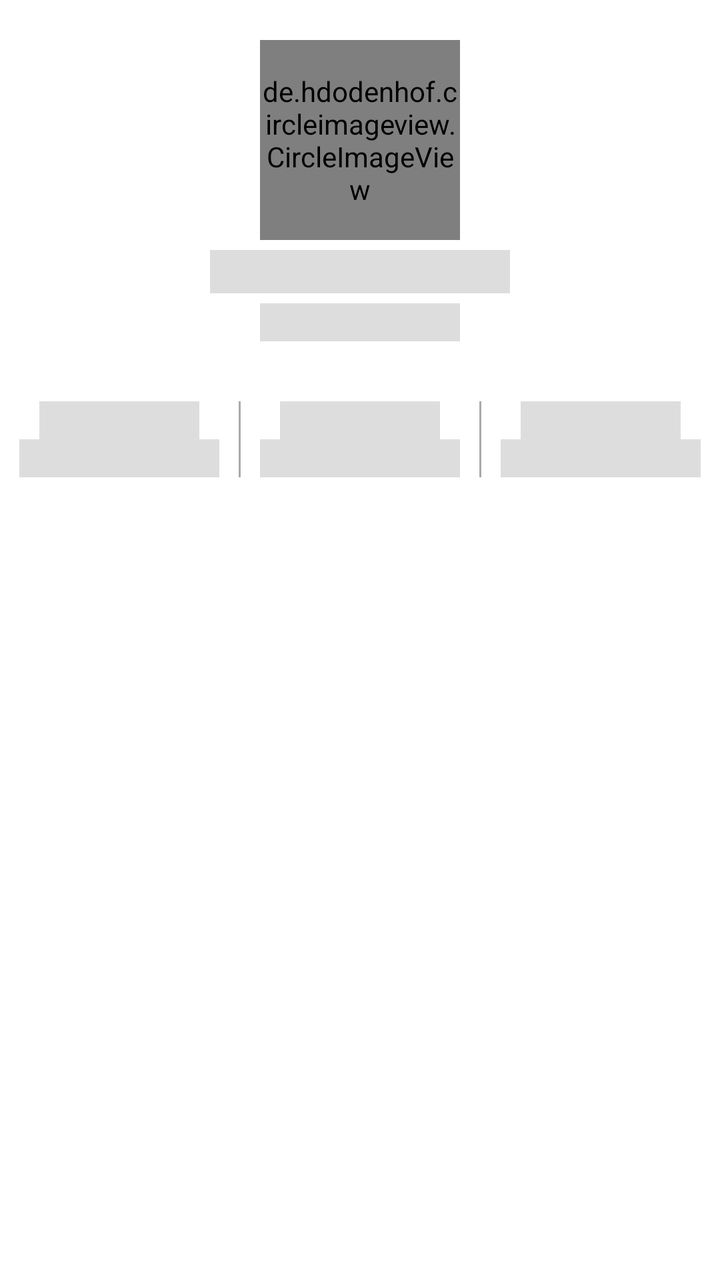
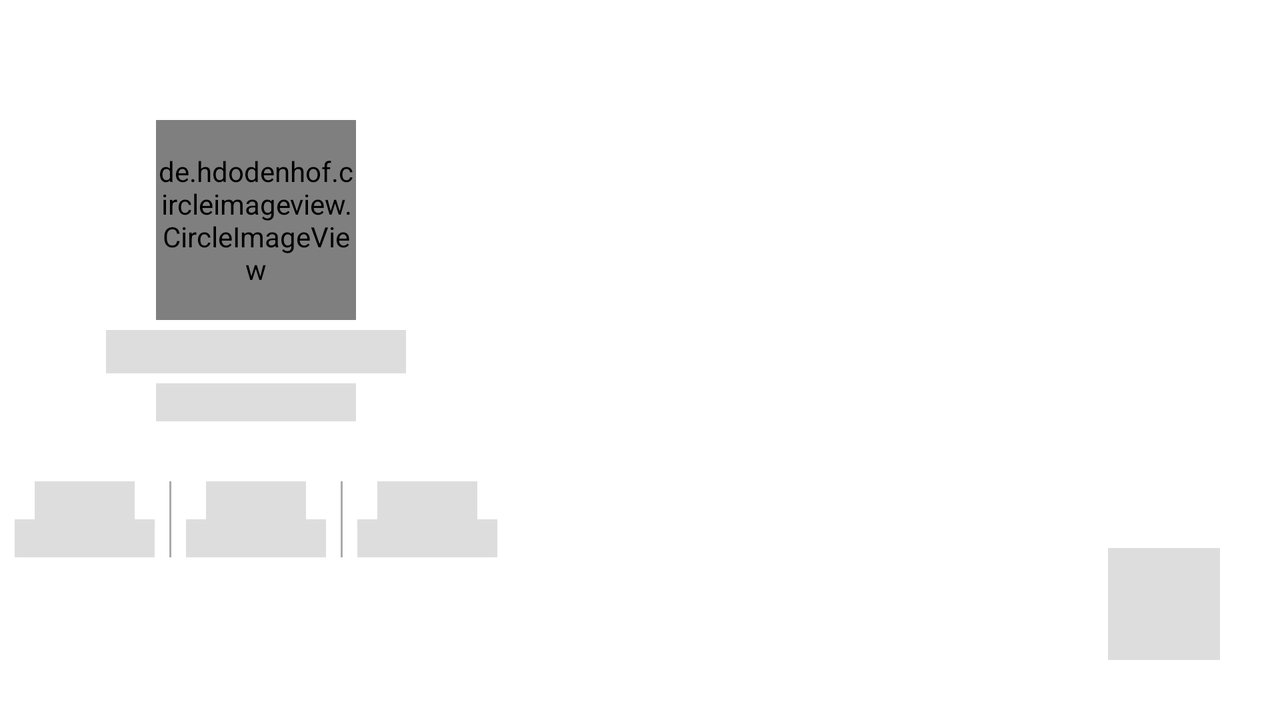

Compare how this app lays out the same screen by default and in its alternative resource folder. The renders come first, then the two layout files and the values they reference.
<!-- AndroidManifest.xml: application theme Theme.MyProperGitap -->
<!-- res/layout/activity_detail_user_shimmer_placeholder.xml -->
<?xml version="1.0" encoding="utf-8"?>
<LinearLayout xmlns:android="http://schemas.android.com/apk/res/android"
    xmlns:app="http://schemas.android.com/apk/res-auto"
    xmlns:tools="http://schemas.android.com/tools"
    android:layout_width="match_parent"
    android:layout_height="match_parent"
    android:orientation="vertical"
    tools:context=".ui.detailuser.DetailUserActivity">

    <de.hdodenhof.circleimageview.CircleImageView
        android:id="@+id/detail_image"
        android:layout_width="100dp"
        android:layout_height="100dp"
        android:layout_gravity="center"
        android:layout_marginTop="20dp"
        android:background="@color/shimmer_color"
        app:layout_constraintEnd_toEndOf="parent"
        app:layout_constraintStart_toStartOf="parent"
        app:layout_constraintTop_toTopOf="parent" />

    <TextView
        android:id="@+id/detail_name"
        android:layout_width="150dp"
        android:layout_height="wrap_content"
        android:layout_gravity="center"
        android:layout_marginTop="5dp"
        android:background="@color/shimmer_color"
        android:textSize="16sp"
        app:layout_constraintEnd_toEndOf="@id/detail_image"
        app:layout_constraintStart_toStartOf="@id/detail_image"
        app:layout_constraintTop_toBottomOf="@id/detail_image" />

    <TextView
        android:id="@+id/detail_username"
        android:layout_width="100dp"
        android:layout_height="wrap_content"
        android:layout_gravity="center"
        android:layout_marginTop="5dp"
        android:background="@color/shimmer_color"
        android:textSize="14sp"
        app:layout_constraintEnd_toEndOf="parent"
        app:layout_constraintStart_toStartOf="parent"
        app:layout_constraintTop_toBottomOf="@id/detail_name" />

    <LinearLayout
        android:id="@+id/ll_data_fol"
        android:layout_width="match_parent"
        android:layout_height="wrap_content"
        android:layout_marginTop="30dp"
        android:orientation="horizontal"
        app:layout_constraintEnd_toEndOf="parent"
        app:layout_constraintStart_toStartOf="parent"
        app:layout_constraintTop_toBottomOf="@id/detail_username">

        <LinearLayout
            android:layout_width="wrap_content"
            android:layout_height="wrap_content"
            android:layout_weight="1"
            android:orientation="vertical">

            <TextView
                android:id="@+id/detail_followers_size"
                android:layout_width="80dp"
                android:layout_height="wrap_content"
                android:layout_gravity="center"
                android:background="@color/shimmer_color"
                android:textSize="14sp" />

            <TextView
                android:layout_width="100dp"
                android:layout_height="wrap_content"
                android:layout_gravity="center"
                android:background="@color/shimmer_color" />

        </LinearLayout>

        <View
            android:layout_width="1dp"
            android:layout_height="match_parent"
            android:background="@android:color/darker_gray" />

        <LinearLayout
            android:layout_width="wrap_content"
            android:layout_height="wrap_content"
            android:layout_weight="1"
            android:orientation="vertical">

            <TextView
                android:id="@+id/detail_public_repos"
                android:layout_width="80dp"
                android:layout_height="wrap_content"
                android:layout_gravity="center"
                android:background="@color/shimmer_color"
                android:textSize="14sp" />

            <TextView
                android:layout_width="100dp"
                android:layout_height="wrap_content"
                android:layout_gravity="center"
                android:background="@color/shimmer_color" />

        </LinearLayout>

        <View
            android:layout_width="1dp"
            android:layout_height="match_parent"
            android:background="@android:color/darker_gray" />

        <LinearLayout
            android:layout_width="wrap_content"
            android:layout_height="wrap_content"
            android:layout_weight="1"
            android:orientation="vertical">

            <TextView
                android:id="@+id/detail_following_size"
                android:layout_width="80dp"
                android:layout_height="wrap_content"
                android:layout_gravity="center"
                android:background="@color/shimmer_color"
                android:textSize="14sp" />

            <TextView
                android:layout_width="100dp"
                android:layout_height="wrap_content"
                android:layout_gravity="center"
                android:background="@color/shimmer_color" />

        </LinearLayout>

    </LinearLayout>

</LinearLayout>
<!-- resources referenced by this layout -->
<resources>
  <color name="shimmer_color">#dddddd</color>
  <style name="Theme.MyProperGitap" parent="Theme.MaterialComponents.DayNight.NoActionBar">
          
          <item name="colorPrimary">#1F6FEA</item>
          <item name="colorPrimaryVariant">#1F6FEA</item>
          <item name="colorOnPrimary">#838383</item>
          
          <item name="colorSecondary">@color/teal_200</item>
          <item name="colorSecondaryVariant">@color/teal_700</item>
          <item name="colorOnSecondary">@color/black</item>
          
          <item name="android:statusBarColor">?attr/colorPrimaryVariant</item>
          
          <item name="android:windowAnimationStyle">@style/WindowAnimationTransitionDarkLightMode</item>
          <item name="cardBackgroundColor">#FFFFFF</item>
          <item name="cornerRadius">20dp</item>
          <item name="cardCornerRadius">20dp</item>
          <item name="cardUseCompatPadding">true</item>
          <item name="tabSelectedTextColor">@color/white</item>
      </style>
  <color name="teal_200">#FF03DAC5</color>
  <color name="teal_700">#FF018786</color>
  <color name="black">#FF000000</color>
  <style name="WindowAnimationTransitionDarkLightMode">
          <item name="android:windowEnterAnimation">@android:anim/fade_in</item>
          <item name="android:windowExitAnimation">@android:anim/fade_out</item>
      </style>
  <color name="white">#FFFFFFFF</color>
</resources>
<!-- res/layout-land/activity_detail_user_shimmer_placeholder.xml (the repository's variant of the layout above) -->
<!-- drawn on the phone turned sideways -->
<?xml version="1.0" encoding="utf-8"?>
<androidx.constraintlayout.widget.ConstraintLayout xmlns:android="http://schemas.android.com/apk/res/android"
    xmlns:app="http://schemas.android.com/apk/res-auto"
    xmlns:tools="http://schemas.android.com/tools"
    android:layout_width="match_parent"
    android:layout_height="match_parent"
    tools:context=".ui.detailuser.DetailUserActivity">

    <androidx.constraintlayout.widget.Guideline
        android:id="@+id/guideline"
        android:layout_width="wrap_content"
        android:layout_height="wrap_content"
        android:orientation="vertical"
        app:layout_constraintGuide_percent="0.4" />

    <LinearLayout
        android:id="@+id/layout_detail"
        android:layout_width="0dp"
        android:layout_height="0dp"
        android:orientation="vertical"
        app:layout_constraintBottom_toBottomOf="parent"
        app:layout_constraintEnd_toStartOf="@id/guideline"
        app:layout_constraintStart_toStartOf="parent"
        app:layout_constraintTop_toTopOf="parent">

        <de.hdodenhof.circleimageview.CircleImageView
            android:id="@+id/detail_image"
            android:layout_width="100dp"
            android:layout_height="100dp"
            android:layout_gravity="center"
            android:layout_marginTop="60dp"
            android:background="@color/shimmer_color"/>

        <TextView
            android:id="@+id/detail_name"
            android:layout_width="150dp"
            android:layout_height="wrap_content"
            android:layout_gravity="center"
            android:layout_marginTop="5dp"
            android:textSize="16sp"
            android:background="@color/shimmer_color"/>

        <TextView
            android:id="@+id/detail_username"
            android:layout_width="100dp"
            android:layout_height="wrap_content"
            android:layout_gravity="center"
            android:layout_marginTop="5dp"
            android:textSize="14sp"
            android:background="@color/shimmer_color"/>

        <LinearLayout
            android:id="@+id/ll_data_fol"
            android:layout_width="match_parent"
            android:layout_height="wrap_content"
            android:layout_marginTop="30dp"
            android:orientation="horizontal">

            <LinearLayout
                android:layout_width="wrap_content"
                android:layout_height="wrap_content"
                android:layout_weight="1"
                android:orientation="vertical">

                <TextView
                    android:id="@+id/detail_followers_size"
                    android:layout_width="50dp"
                    android:layout_height="wrap_content"
                    android:layout_gravity="center"
                    android:textSize="14sp"
                    android:background="@color/shimmer_color"/>

                <TextView
                    android:layout_width="70dp"
                    android:layout_height="wrap_content"
                    android:layout_gravity="center"
                    android:background="@color/shimmer_color"/>

            </LinearLayout>

            <View
                android:layout_width="1dp"
                android:layout_height="match_parent"
                android:background="@android:color/darker_gray" />

            <LinearLayout
                android:layout_width="wrap_content"
                android:layout_height="wrap_content"
                android:layout_weight="1"
                android:orientation="vertical">

                <TextView
                    android:id="@+id/detail_public_repos"
                    android:layout_width="50dp"
                    android:layout_height="wrap_content"
                    android:layout_gravity="center"
                    android:textSize="14sp"
                    android:background="@color/shimmer_color"/>

                <TextView
                    android:layout_width="70dp"
                    android:layout_height="wrap_content"
                    android:layout_gravity="center"
                    android:background="@color/shimmer_color"/>

            </LinearLayout>

            <View
                android:layout_width="1dp"
                android:layout_height="match_parent"
                android:background="@android:color/darker_gray" />

            <LinearLayout
                android:layout_width="wrap_content"
                android:layout_height="wrap_content"
                android:layout_weight="1"
                android:orientation="vertical">

                <TextView
                    android:id="@+id/detail_following_size"
                    android:layout_width="50dp"
                    android:layout_height="wrap_content"
                    android:layout_gravity="center"
                    android:textSize="14sp"
                    android:background="@color/shimmer_color"/>

                <TextView
                    android:layout_width="70dp"
                    android:layout_height="wrap_content"
                    android:layout_gravity="center"
                    android:background="@color/shimmer_color"/>

            </LinearLayout>

        </LinearLayout>

    </LinearLayout>

    <View
        android:layout_width="56dp"
        android:layout_height="56dp"
        android:layout_margin="30dp"
        android:background="@color/shimmer_color"
        app:layout_constraintEnd_toEndOf="parent"
        app:layout_constraintBottom_toBottomOf="parent" />

</androidx.constraintlayout.widget.ConstraintLayout>
